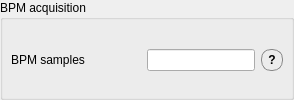
           <widget class="QGroupBox" name="bpm_acquisition_group">
            <property name="sizePolicy">
             <sizepolicy hsizetype="Preferred" vsizetype="Maximum">
              <horstretch>0</horstretch>
              <verstretch>0</verstretch>
             </sizepolicy>
            </property>
            <property name="styleSheet">
             <string notr="true">QGroupBox#bpm_acquisition_group {
    background-color: rgb(245, 245, 245);
    border: 1px solid rgb(210, 210, 210);
    border-radius: 6px;
    margin-top: 4px;
    padding-top: 6px;
}
QGroupBox#bpm_acquisition_group::title {
    subcontrol-origin: margin;
    left: 10px;
    padding: 0 4px 0 4px;
}</string>
            </property>
            <property name="title">
             <string>BPM acquisition</string>
            </property>
            <layout class="QVBoxLayout" name="bpm_acquisition_layout">
             <property name="leftMargin">
              <number>8</number>
             </property>
             <property name="topMargin">
              <number>12</number>
             </property>
             <property name="rightMargin">
              <number>8</number>
             </property>
             <property name="bottomMargin">
              <number>8</number>
             </property>
             <item>
              <layout class="QHBoxLayout" name="nsamples_layout">
               <item>
                <widget class="QLabel" name="nsamples_label">
                 <property name="minimumSize">
                  <size>
                   <width>130</width>
                   <height>0</height>
                  </size>
                 </property>
                 <property name="maximumSize">
                  <size>
                   <width>130</width>
                   <height>16777215</height>
                  </size>
                 </property>
                 <property name="text">
                  <string>BPM samples</string>
                 </property>
                </widget>
               </item>
               <item>
                <widget class="QLineEdit" name="nsamples_input">
                 <property name="sizePolicy">
                  <sizepolicy hsizetype="Expanding" vsizetype="Fixed">
                   <horstretch>0</horstretch>
                   <verstretch>0</verstretch>
                  </sizepolicy>
                 </property>
                 <property name="maximumSize">
                  <size>
                   <width>110</width>
                   <height>16777215</height>
                  </size>
                 </property>
                </widget>
               </item>
               <item>
                <widget class="QToolButton" name="nsamples_tooltip">
                 <property name="toolTip">
                  <string>Number of BPM samples acquired for each measurement. Larger values reduce random noise but increase measurement time.</string>
                 </property>
                 <property name="styleSheet">
                  <string notr="true">QToolButton#nsamples_tooltip {
    border: 1px solid #888;
    border-radius: 10px;
    min-width: 20px;
    max-width: 20px;
    min-height: 20px;
    max-height: 20px;
    padding: 0px;
    font-weight: bold;
}
QToolButton#nsamples_tooltip:hover {
    background-color: #e6e6e6;
}</string>
                 </property>
                 <property name="text">
                  <string>?</string>
                 </property>
                </widget>
               </item>
               <item>
                <spacer name="bpm_acquisition_spacer">
                 <property name="orientation">
                  <enum>Qt::Horizontal</enum>
                 </property>
                 <property name="sizeHint" stdset="0">
                  <size>
                   <width>0</width>
                   <height>0</height>
                  </size>
                 </property>
                </spacer>
               </item>
              </layout>
             </item>
            </layout>
           </widget>
